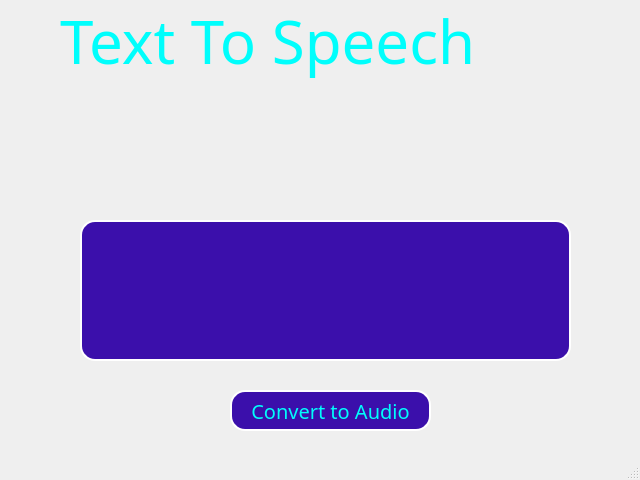
<?xml version="1.0" encoding="UTF-8"?>
<ui version="4.0">
 <class>MainWindow</class>
 <widget class="QMainWindow" name="MainWindow">
  <property name="geometry">
   <rect>
    <x>0</x>
    <y>0</y>
    <width>640</width>
    <height>480</height>
   </rect>
  </property>
  <property name="windowTitle">
   <string>Text to Speech</string>
  </property>
  <property name="styleSheet">
   <string notr="true">background-position:center bottom;
background-image: url(:/newPrefix/11.png);
background-repeat:no-repeat;
background-attachment:fixed;</string>
  </property>
  <property name="animated">
   <bool>true</bool>
  </property>
  <widget class="QWidget" name="centralwidget">
   <widget class="QLabel" name="appTitle">
    <property name="geometry">
     <rect>
      <x>60</x>
      <y>0</y>
      <width>581</width>
      <height>81</height>
     </rect>
    </property>
    <property name="font">
     <font>
      <family>POLYA Regular</family>
      <pointsize>45</pointsize>
      <weight>50</weight>
      <italic>false</italic>
      <bold>false</bold>
     </font>
    </property>
    <property name="styleSheet">
     <string notr="true">color:rgb(0, 254, 252);
font: 45pt &quot;POLYA Regular&quot;;
background-image: url(none);</string>
    </property>
    <property name="text">
     <string>Text To Speech </string>
    </property>
   </widget>
   <widget class="QPlainTextEdit" name="textArea">
    <property name="geometry">
     <rect>
      <x>80</x>
      <y>220</y>
      <width>491</width>
      <height>141</height>
     </rect>
    </property>
    <property name="styleSheet">
     <string notr="true">font-family:Agne;
padding:8px;
color:rgb(252, 252, 252);
font-size:20px;
border-radius:15px;
border:2px solid white;
background:rgb(59, 15, 171);</string>
    </property>
    <property name="plainText">
     <string/>
    </property>
   </widget>
   <widget class="QPushButton" name="convertBtn">
    <property name="geometry">
     <rect>
      <x>230</x>
      <y>390</y>
      <width>201</width>
      <height>41</height>
     </rect>
    </property>
    <property name="styleSheet">
     <string notr="true">font-family:Agne;
padding:8px;
color:rgb(0, 254, 252);
font-size:20px;
border-radius:15px;
border:2px solid white;
background:rgb(59, 15, 171);</string>
    </property>
    <property name="text">
     <string>Convert to Audio</string>
    </property>
   </widget>
  </widget>
  <widget class="QStatusBar" name="statusbar"/>
 </widget>
 <resources>
  <include location="Mohamad's File/Courses/PythonProjects/T07_text_to_speech_app/source.qrc"/>
 </resources>
 <connections/>
</ui>
